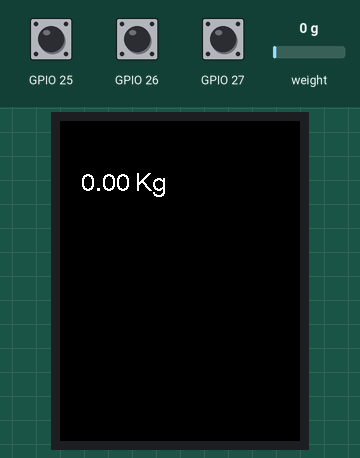
The program below on a simulated ESP32. Parts: 240×320 colour display. The test bench sets the inputs (shaded band); at power-on: GPIO 26 HIGH, GPIO 25 HIGH, GPIO 27 HIGH, weight on the scale 0 g. What the program prints to the serial monitor is not drawn.

Above: at 2.1 s.
2.2 s: GPIO 26 pulled LOW for 1.35 s
At 3.7 s:
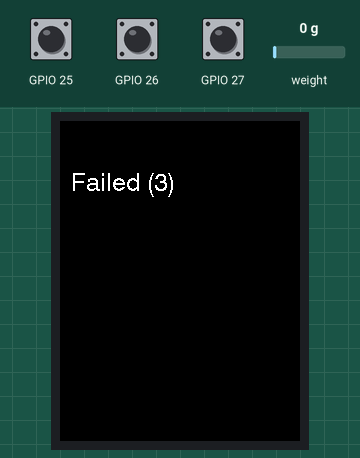
6.5 s: GPIO 25 pulled LOW for 1.35 s
At 8.7 s:
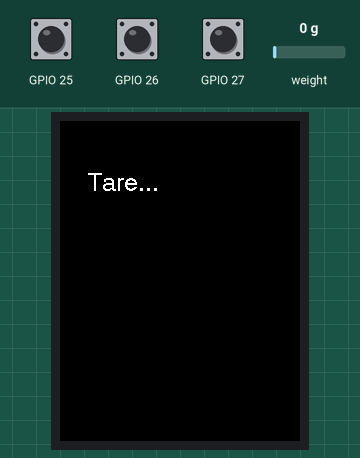
10.9 s: GPIO 27 pulled LOW for 1.35 s
At 12.4 s:
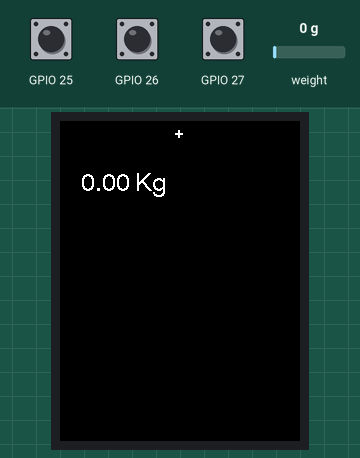
13.7 s: weight on the scale set to 100 g
At 14.9 s:
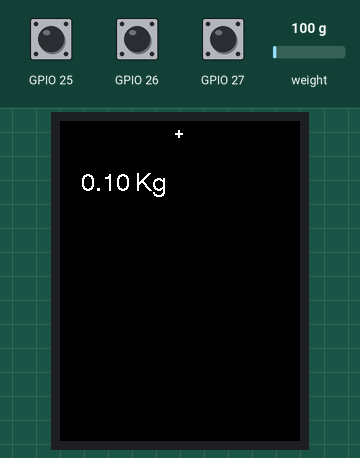
Timing chart, 0 to 16.7 s (numbered marks = the images above; inputs shaded):
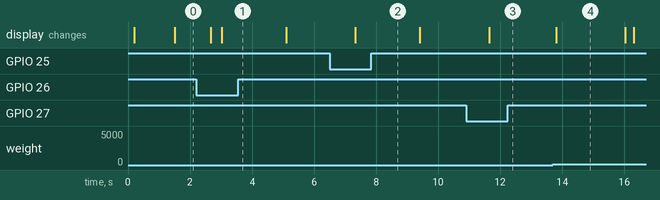

The program:

main.cpp
```cpp
#include "main.h"

void setup()
{
  Serial.begin(115200);

  wifiSetup();

  if (TCPclient.connect(tcpUrl, tcpPort))
  {
    Serial.println("Connected to TCP server");
  }
  else
  {
    Serial.println("Failed to connect to TCP server");
  }

  tft.begin();

  tft.fillScreen(TFT_BLACK);

  pinMode(25, INPUT_PULLUP);
  pinMode(26, INPUT_PULLUP);
  pinMode(27, INPUT_PULLUP);

  attachInterrupt(25, tare, FALLING);
  attachInterrupt(26, capture, FALLING);
  attachInterrupt(27, changeMode, FALLING);

  scale.begin(LOADCELL_DOUT_PIN, LOADCELL_SCK_PIN);
  scale.set_scale(-478.507);

  memset(lastValues, 0, sizeof lastValues);
}

void loop()
{
  const unsigned long currentMillis = millis();

  if (tareFlag)
  {
    printScreen("Tare...");
    scale.tare();
    tareFlag = false;
  }

  if (modeFlag)
  {
    mode == 3 ? mode = 0 : mode++;
    printScreen(String(weight) + " Kg");
    modeFlag = false;
  }

  if (currentMillis - lastMillis >= 200)
  {
    if (scale.is_ready())
    {
      lastMillis = currentMillis;
      weight = scale.get_units(10);
      weight = weight / 1000.0;
      printScreen(String(weight) + " Kg");
      if (mode == 1)
      {
        for (int i = 0; i < lastValuesSize - 1; i++)
        {
          lastValues[i] = lastValues[i+1];
        }
        lastValues[lastValuesSize - 1] = weight;
      }
    }
  }

  if (mode == 1)
  {
    float avg = 0.0;
    for (int i = 0; i < lastValuesSize; i++)
    {
      avg += lastValues[i];
    }
    avg = avg / lastValuesSize;

    if (!is_predicted && avg - lastValues[0] < 0.1 && avg > 0.1)
    {
      connectAndSend();

      is_predicted = true;
    }
    else
    {
      if (avg <= 0.1)
      {
        is_predicted = false;
      }
    }
  }

  if (captureFlag)
  {
    if (mode == 1)
    {
      captureFlag = false;
      return;
    }

    connectAndSend();

    captureFlag = false;
  }
}

void IRAM_ATTR tare()
{
  tareFlag = true;
}

void IRAM_ATTR capture()
{
  captureFlag = true;
}

void IRAM_ATTR changeMode()
{
  modeFlag = true;
}

void printScreen(String str, uint8_t y_value, boolean clear_screen)
{
  if (clear_screen)
    tft.fillScreen(TFT_BLACK);

  tft.setTextFont(4);

  if (tft.textWidth(str) > 128)
    tft.setTextFont(2);

  tft.setCursor(ceil((128 - tft.textWidth(str)) / 2), ceil(y_value - ((5 * tft.textfont + 6) / 2)));
  tft.println(str);

  if (mode > 0)
  {
    tft.setTextFont(4);
    tft.setCursor(128 - tft.textWidth("$"), tft.textsize);
    switch (mode)
    {
      case 1:
        tft.print("+");
        break;
      case 2:
        tft.print("-");
        break;
      case 3:
        tft.print("$");
        break;
    }
  }
}

void wifiSetup()
{
  WiFi.softAP(ssid, password);

  IPAddress IP = WiFi.softAPIP();
  Serial.print("AP IP address: ");
  Serial.println(IP);
}

void connectAndSend()
{
  if (!TCPclient.connected())
  {
    Serial.println("Connection is disconnected");
    printScreen("Connecting...");
    TCPclient.stop();
    if (!TCPclient.connect(tcpUrl, tcpPort))
    {
      printScreen("Failed (1)");
      return;
    }
  }

  printScreen("Processing...");

  String json = "{\"id\":1,\"mode\":" + String(mode);

  switch (mode)
  {
    case 0:
    case 1:
      appendData(json);
      break;
    case 2:
      popData(json);
      break;
    case 3:
      printReceipt(json);
      break;
  }
}

String sendData(String &json)
{
  TCPclient.print(json);
  TCPclient.flush();

  String rcv = "";

  unsigned long currentMillis = millis();

  while (millis() - currentMillis <= 10000)
  {
    if (TCPclient.available() > 0)
    {
      rcv = TCPclient.readString();
      break;
    }
  }

  return rcv;
}

void appendData(String &json)
{
  if (weight != 0.0)
  {
    json += ",\"weight\":" + String(weight) + '}';

    String rcv = sendData(json);

    DynamicJsonDocument doc(512);

    deserializeJson(doc, rcv);

    if (doc.isNull())
    {
      printScreen("Failed (2)");
      delay(1000);
      return;
    }

    const String type = doc["type"].as<String>();

    printScreen(type, 32, true);

    if (doc.containsKey("weight"))
    {
      printScreen(String(weight) + " KG", 64, false);
    }

    if (doc.containsKey("price"))
    {
      const String price = doc["price"].as<String>();
      printScreen(price + " VND", 96, false);
    }

    delay(2000);
  }
  else
  {
    printScreen("Failed (3)");
    delay(1000);
  }
}

void popData(String &json)
{
  json += '}';

  String rcv = sendData(json);

  if (rcv.indexOf("success") != -1)
  {
    printScreen("Removed");
  }
  else
  {
    printScreen("Failed");
  }
}

void printReceipt(String &json)
{
  json += '}';

  String rcv = sendData(json);

  if (rcv)
    printScreen("Printing...");
  else
    printScreen("Failed");

  delay(1000);
}
```

main.h
```cpp
// Calibrating the load cell
#include <Arduino.h>
#include <ArduinoJson.h>
#include "HX711.h"
#include <TFT_eSPI.h>
#include <WiFi.h>

// Define Thermal Printer paper size
#define WIDTH 384
#define HEIGHT 240

const char* ssid = "ESP32AP";
const char* password = "12345678";
WiFiClient TCPclient;
const char *tcpUrl = "192.168.4.10";
const int tcpPort = 4080;

TFT_eSPI tft = TFT_eSPI();

// HX711 circuit wiring
const int LOADCELL_DOUT_PIN = 33;
const int LOADCELL_SCK_PIN = 32;

// Define HX711
HX711 scale;

// Define variables
bool tareFlag = false;
bool captureFlag = false;
bool modeFlag = false;
unsigned int mode = 0;
float weight = 0.0;
unsigned long lastMillis = 0;

const int lastValuesSize = 3;
float lastValues[lastValuesSize] = {};
bool is_predicted = false;

// Prototypes
void IRAM_ATTR tare();
void IRAM_ATTR capture();
void IRAM_ATTR changeMode();
void printScreen(String, uint8_t = 64, boolean = true);
void wifiSetup();
void connectAndSend();
String sendData(String&);
void appendData(String&);
void popData(String&);
void printReceipt(String&);
```

Measured:
- after the input at 2.2 s, the display: first changes after 0.46 s (image 1 shows a later state)
- after the input at 6.5 s, the display: changes after 0.83 s (image 2)
- after the input at 10.9 s, the display: changes after 0.74 s (image 3)
- after the input at 13.7 s, the display: changes after 0.10 s (image 4)
- what the display in image 4 shows lasts 2.2 s, from 13.8 s to 16.0 s
